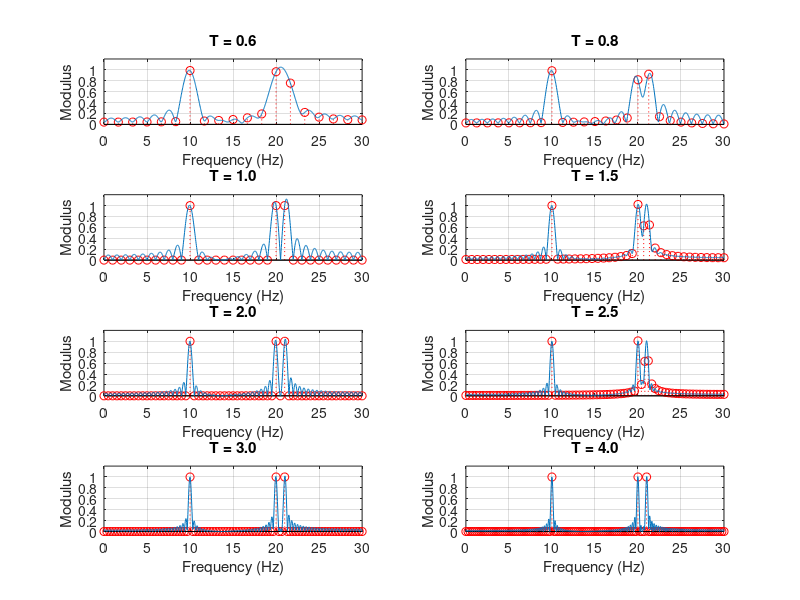

The MATLAB script that drew this image:
clc; clear all; close all;

% Define constants
f1 = 10; 
f2 = 20; 
f3 = 21;
fs = 60;
T_values = [0.6, 0.8, 1.0, 1.5, 2, 2.5, 3, 4]; % Different values of T

% Number of subplots
num_plots = length(T_values);

% Determine the grid size for subplots
num_rows = 4; % Set the number of rows to 4
num_cols = 2; % Set the number of columns to 2

% Create a new figure
figure;

% Loop through each T value
for idx = 1:num_plots
    T = T_values(idx);
    
    % Compute time vector
    t = 0:1/fs:T-1/fs;
    
    % Generate the signal
    x = 2*sin(2*pi*f1*t) + 2*sin(2*pi*f2*t) + 2*sin(2*pi*f3*t);
    
    % Length of the signal
    N = length(x);
    
    % Compute FFT
    X = fft(x);
    
    % Frequency vector
    f = fs * (0:N-1) / N;
    
    % Zero-padding and FFT
    Xz = fft([x zeros(1,2000-N)]);
    Nz = length(Xz);
    fz = fs * (0:Nz-1) / Nz;
    
    % Create a subplot
    subplot(num_rows, num_cols, idx);
    
    % Plot results
    stem(f(1:N/2+1), abs(X(1:N/2+1)/fs/T), 'r:');
    hold on;
    plot(fz(1:Nz/2+1), abs(Xz(1:Nz/2+1)/fs/T));
    hold off;
    
    % Add labels, axis limits, and grid
    title(sprintf('T = %.1f', T));
    xlabel('Frequency (Hz)');
    ylabel('Modulus');
    axis([0 30 0 1.2]);
    grid on;
end
